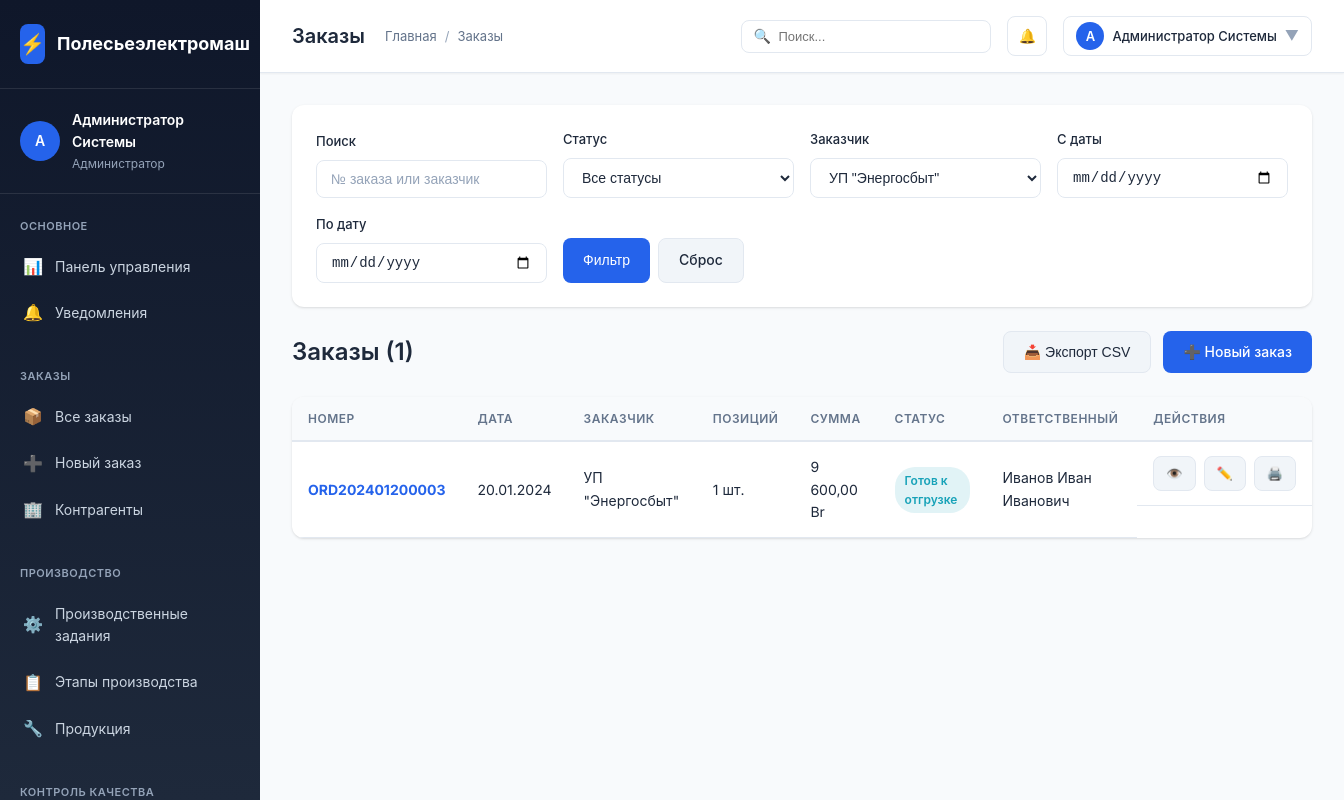
/polesie/modules/orders/list.php?contractor=4 (signed in), run on the app's committed database.
### tables this page shows
CREATE TABLE `users` (
  `id` INT AUTO_INCREMENT PRIMARY KEY,
  `username` VARCHAR(50) NOT NULL UNIQUE,
  `password_hash` VARCHAR(255) NOT NULL,
  `full_name` VARCHAR(200) NOT NULL,
  `email` VARCHAR(100),
  `phone` VARCHAR(20),
  `role_id` INT NOT NULL,
  `department` VARCHAR(100),
  `position` VARCHAR(100),
  `avatar` VARCHAR(255),
  `is_active` BOOLEAN DEFAULT TRUE,
  `last_login` TIMESTAMP NULL,
  `created_at` TIMESTAMP DEFAULT CURRENT_TIMESTAMP,
  `updated_at` TIMESTAMP DEFAULT CURRENT_TIMESTAMP ON UPDATE CURRENT_TIMESTAMP,
  FOREIGN KEY (`role_id`) REFERENCES `user_roles`(`id`) ON DELETE RESTRICT
);

CREATE TABLE `user_roles` (
  `id` INT AUTO_INCREMENT PRIMARY KEY,
  `name` VARCHAR(100) NOT NULL,
  `code` VARCHAR(50) NOT NULL UNIQUE,
  `description` TEXT,
  `permissions` JSON,
  `is_active` BOOLEAN DEFAULT TRUE
);

CREATE TABLE `orders` (
  `id` INT AUTO_INCREMENT PRIMARY KEY,
  `order_number` VARCHAR(50) NOT NULL UNIQUE,
  `contractor_id` INT NOT NULL,
  `status_id` INT NOT NULL,
  `order_date` DATE NOT NULL,
  `delivery_date` DATE,
  `delivery_address` TEXT,
  `total_amount` DECIMAL(15,2) DEFAULT 0.00,
  `currency` CHAR(3) DEFAULT 'BYN',
  `payment_terms` TEXT,
  `notes` TEXT,
  `responsible_user_id` INT,
  `contract_number` VARCHAR(50),
  `contract_date` DATE,
  `created_by` INT NOT NULL,
  `created_at` TIMESTAMP DEFAULT CURRENT_TIMESTAMP,
  `updated_at` TIMESTAMP DEFAULT CURRENT_TIMESTAMP ON UPDATE CURRENT_TIMESTAMP,
  FOREIGN KEY (`contractor_id`) REFERENCES `contractors`(`id`) ON DELETE RESTRICT,
  FOREIGN KEY (`status_id`) REFERENCES `order_statuses`(`id`) ON DELETE RESTRICT,
  FOREIGN KEY (`responsible_user_id`) REFERENCES `users`(`id`) ON DELETE SET NULL,
  FOREIGN KEY (`created_by`) REFERENCES `users`(`id`) ON DELETE RESTRICT,
  INDEX `idx_order_number` (`order_number`),
  INDEX `idx_contractor` (`contractor_id`),
  INDEX `idx_status` (`status_id`),
  INDEX `idx_order_date` (`order_date`)
);

CREATE TABLE `contractors` (
  `id` INT AUTO_INCREMENT PRIMARY KEY,
  `name` VARCHAR(200) NOT NULL,
  `inn` VARCHAR(12) NOT NULL UNIQUE,
  `legal_address` TEXT,
  `postal_address` TEXT,
  `phone` VARCHAR(20),
  `email` VARCHAR(100),
  `contact_person` VARCHAR(200),
  `contact_phone` VARCHAR(20),
  `bank_name` VARCHAR(200),
  `bik` VARCHAR(9),
  `account_number` VARCHAR(20),
  `type` ENUM('customer', 'supplier', 'both') DEFAULT 'customer',
  `is_active` BOOLEAN DEFAULT TRUE,
  `created_at` TIMESTAMP DEFAULT CURRENT_TIMESTAMP,
  `updated_at` TIMESTAMP DEFAULT CURRENT_TIMESTAMP ON UPDATE CURRENT_TIMESTAMP,
  INDEX `idx_inn` (`inn`),
  INDEX `idx_type` (`type`)
);

CREATE TABLE `order_statuses` (
  `id` INT AUTO_INCREMENT PRIMARY KEY,
  `name` VARCHAR(100) NOT NULL,
  `color` VARCHAR(20) DEFAULT '#007bff',
  `sort_order` INT DEFAULT 0,
  `is_active` BOOLEAN DEFAULT TRUE,
  `created_at` TIMESTAMP DEFAULT CURRENT_TIMESTAMP
);

### polesie/modules/orders/list.php (the view, shortened to what the rows shown need)
<?php
require_once __DIR__ . '/../../config/config.php';
$user = getCurrentUser();
$pdo = getDbConnection();
$search = $_GET['search'] ?? '';
$statusId = $_GET['status'] ?? '';
$contractorId = $_GET['contractor'] ?? '';
$dateFrom = $_GET['date_from'] ?? '';
$dateTo = $_GET['date_to'] ?? '';
$sql = "
    SELECT o.*, c.name as contractor_name, os.name as status_name, os.color as status_color,
           u.full_name as responsible_name,
           COUNT(oi.id) as items_count
    FROM orders o
    JOIN contractors c ON o.contractor_id = c.id
    JOIN order_statuses os ON o.status_id = os.id
    LEFT JOIN users u ON o.responsible_user_id = u.id
    LEFT JOIN order_items oi ON o.id = oi.order_id
    WHERE 1=1
";
$params = [];
if ($contractorId) {
    $sql .= " AND o.contractor_id = ?";
    $params[] = $contractorId;
}
$sql .= " GROUP BY o.id ORDER BY o.created_at DESC";
$page = max(1, (int)($_GET['page'] ?? 1));
$perPage = 20;
$offset = ($page - 1) * $perPage;
$countSql = "SELECT COUNT(DISTINCT o.id) FROM orders o
             JOIN contractors c ON o.contractor_id = c.id
             WHERE 1=1" .
             ($search ? " AND (o.order_number LIKE ? OR c.name LIKE ?)" : "") .
             ($statusId ? " AND o.status_id = ?" : "") .
             ($contractorId ? " AND o.contractor_id = ?" : "") .
             ($dateFrom ? " AND o.order_date >= ?" : "") .
             ($dateTo ? " AND o.order_date <= ?" : "");
$stmt = $pdo->prepare($countSql);
$stmt->execute($params);
$totalRecords = $stmt->fetchColumn();
$sql .= " LIMIT $offset, $perPage";
$stmt = $pdo->prepare($sql);
$stmt->execute($params);
$orders = $stmt->fetchAll();
$pageTitle = 'Заказы';
?>
<!DOCTYPE html>
<html lang="ru">
<head>
    <link rel="stylesheet" href="../../assets/css/style.css">
</head>
<body>
    <div class="app-container">
        <?php include '../../includes/sidebar.php'; ?>
        <div class="main-content">
            <?php include '../../includes/topbar.php'; ?>
            <div class="content-area">
                <div style="display: flex; justify-content: space-between; align-items: center; margin-bottom: 24px;">
                    <h2 style="font-size: 24px; font-weight: 600;">Заказы (<?= $totalRecords ?>)</h2>
                </div>
                <div class="card">
                    <div class="card-body" style="padding: 0;">
                        <div class="table-responsive">
                            <table class="table" id="ordersTable">
                                <thead>
                                    <tr>
                                        <th>Номер</th>
                                        <th>Дата</th>
                                        <th>Заказчик</th>
                                        <th>Позиций</th>
                                        <th>Сумма</th>
                                        <th>Статус</th>
                                        <th>Ответственный</th>
                                        <th>Действия</th>
                                    </tr>
                                </thead>
                                <tbody>
                                    <?php if (empty($orders)): ?>
                                    <tr>
                                        <td colspan="8" style="text-align: center; padding: 40px; color: var(--text-secondary);">
                                            Заказы не найдены
                                        </td>
                                    </tr>
                                    <?php else: ?>
                                        <?php foreach ($orders as $order): ?>
                                        <tr>
                                            <td>
                                                <strong><a href="view.php?id=<?= $order['id'] ?>" style="color: var(--primary-color);"><?= e($order['order_number']) ?></a></strong>
                                            </td>
                                            <td><?= formatDate($order['order_date']) ?></td>
                                            <td><?= e($order['contractor_name']) ?></td>
                                            <td><?= $order['items_count'] ?> шт.</td>
                                            <td><?= formatMoney($order['total_amount']) ?></td>
                                            <td>
                                                <span class="badge" style="background: <?= e($order['status_color']) ?>20; color: <?= e($order['status_color']) ?>">
                                                    <?= e($order['status_name']) ?>
                                                </span>
                                            </td>
                                            <td><?= e($order['responsible_name'] ?? '—') ?></td>
                                            <td class="table-actions">
                                                <a href="view.php?id=<?= $order['id'] ?>" class="btn btn-sm btn-secondary" title="Просмотр">👁️</a>
                                                <a href="edit.php?id=<?= $order['id'] ?>" class="btn btn-sm btn-secondary" title="Редактировать">✏️</a>
                                                <a href="print.php?id=<?= $order['id'] ?>" class="btn btn-sm btn-secondary" title="Печать" target="_blank">🖨️</a>
                                            </td>
                                        </tr>
                                        <?php endforeach; ?>
                                    <?php endif; ?>
                                </tbody>
                            </table>
                        </div>
                    </div>
                </div>
            </div>
        </div>
    </div>
</body>
</html>

### polesie/includes/sidebar.php (shortened to what the rows shown need)
<div class="sidebar">
    <div class="sidebar-user">
        <div class="sidebar-user-info">
            <div class="sidebar-user-avatar">
                <?= mb_substr($user['full_name'], 0, 1) ?>
            </div>
            <div class="sidebar-user-details">
                <div class="sidebar-user-name"><?= e($user['full_name']) ?></div>
                <div class="sidebar-user-role"><?= e($user['role_name']) ?></div>
            </div>
        </div>
    </div>
</div>

### polesie/includes/topbar.php (shortened to what the rows shown need)
<div class="topbar">
    <div class="topbar-left">
        <h1 class="topbar-title"><?= e($pageTitle) ?></h1>
    </div>
    <div class="topbar-right">
        <div style="position: relative;">
            <div class="topbar-action" onclick="toggleProfileMenu()" style="width: auto; padding: 8px 12px; gap: 8px;">
                <div style="width: 28px; height: 28px; background: var(--primary-color); border-radius: 50%; display: flex; align-items: center; justify-content: center; color: white; font-size: 13px; font-weight: 600;">
                    <?= mb_substr($user['full_name'], 0, 1) ?>
                </div>
                <span style="font-size: 13px; font-weight: 500;"><?= e($user['full_name']) ?></span>
                <span style="color: var(--text-muted);">▼</span>
            </div>
        </div>
    </div>
</div>

### data on the page
users: full_name "А", full_name "Администратор Системы", role.name "Администратор"
orders: order_number "ORD202401200003", order_date "20.01.2024", contractor.name "УП \"Энергосбыт\"", items_count "1", total_amount "9 600,00 Br", status.name "Готов к отгрузке", responsible_user.full_name "Иванов Иван Иванович"

### other printed values
$pageTitle "Заказы"
$totalRecords "1"
form field contractor "УП \"Энергосбыт\""
